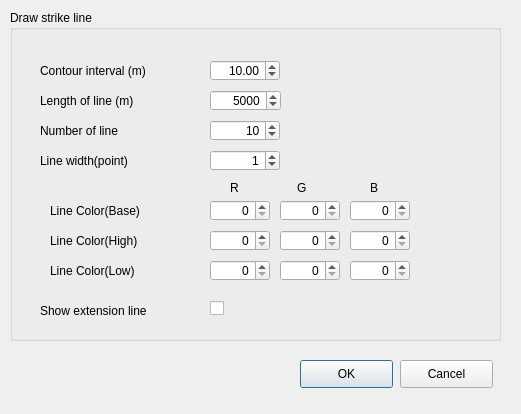
<?xml version="1.0" encoding="UTF-8"?>
<ui version="4.0">
 <class>SettingsDialog</class>
 <widget class="QDialog" name="SettingsDialog">
  <property name="geometry">
   <rect>
    <x>0</x>
    <y>0</y>
    <width>521</width>
    <height>414</height>
   </rect>
  </property>
  <property name="sizePolicy">
   <sizepolicy hsizetype="Minimum" vsizetype="Preferred">
    <horstretch>0</horstretch>
    <verstretch>0</verstretch>
   </sizepolicy>
  </property>
  <property name="windowTitle">
   <string>Settings</string>
  </property>
  <widget class="QPushButton" name="btnOK">
   <property name="geometry">
    <rect>
     <x>300</x>
     <y>360</y>
     <width>93</width>
     <height>28</height>
    </rect>
   </property>
   <property name="text">
    <string>OK</string>
   </property>
  </widget>
  <widget class="QPushButton" name="btnCancel">
   <property name="geometry">
    <rect>
     <x>400</x>
     <y>360</y>
     <width>93</width>
     <height>28</height>
    </rect>
   </property>
   <property name="text">
    <string>Cancel</string>
   </property>
  </widget>
  <widget class="QGroupBox" name="groupStrike">
   <property name="geometry">
    <rect>
     <x>10</x>
     <y>10</y>
     <width>491</width>
     <height>331</height>
    </rect>
   </property>
   <property name="title">
    <string>Draw strike line</string>
   </property>
   <widget class="QLabel" name="lbIContourInterval">
    <property name="geometry">
     <rect>
      <x>30</x>
      <y>50</y>
      <width>171</width>
      <height>21</height>
     </rect>
    </property>
    <property name="text">
     <string>Contour interval (m)</string>
    </property>
   </widget>
   <widget class="QDoubleSpinBox" name="spnContourInterval">
    <property name="geometry">
     <rect>
      <x>200</x>
      <y>50</y>
      <width>70</width>
      <height>21</height>
     </rect>
    </property>
    <property name="sizePolicy">
     <sizepolicy hsizetype="Preferred" vsizetype="Fixed">
      <horstretch>0</horstretch>
      <verstretch>0</verstretch>
     </sizepolicy>
    </property>
    <property name="toolTip">
     <string>Polyline interpolation tolerance in map units.</string>
    </property>
    <property name="alignment">
     <set>Qt::AlignRight|Qt::AlignTrailing|Qt::AlignVCenter</set>
    </property>
    <property name="decimals">
     <number>2</number>
    </property>
    <property name="maximum">
     <double>100.000000000000000</double>
    </property>
    <property name="value">
     <double>10.000000000000000</double>
    </property>
   </widget>
   <widget class="QLabel" name="lblLineLength">
    <property name="geometry">
     <rect>
      <x>30</x>
      <y>80</y>
      <width>171</width>
      <height>21</height>
     </rect>
    </property>
    <property name="text">
     <string>Length of line (m)</string>
    </property>
   </widget>
   <widget class="QLabel" name="lblLineNum">
    <property name="geometry">
     <rect>
      <x>30</x>
      <y>110</y>
      <width>171</width>
      <height>21</height>
     </rect>
    </property>
    <property name="text">
     <string>Number of line</string>
    </property>
   </widget>
   <widget class="QDoubleSpinBox" name="spnLineLength">
    <property name="geometry">
     <rect>
      <x>200</x>
      <y>80</y>
      <width>71</width>
      <height>21</height>
     </rect>
    </property>
    <property name="alignment">
     <set>Qt::AlignRight|Qt::AlignTrailing|Qt::AlignVCenter</set>
    </property>
    <property name="decimals">
     <number>0</number>
    </property>
    <property name="maximum">
     <double>100000.000000000000000</double>
    </property>
    <property name="singleStep">
     <double>100.000000000000000</double>
    </property>
    <property name="value">
     <double>5000.000000000000000</double>
    </property>
   </widget>
   <widget class="QSpinBox" name="spnLineNum">
    <property name="geometry">
     <rect>
      <x>200</x>
      <y>110</y>
      <width>70</width>
      <height>21</height>
     </rect>
    </property>
    <property name="alignment">
     <set>Qt::AlignRight|Qt::AlignTrailing|Qt::AlignVCenter</set>
    </property>
    <property name="value">
     <number>10</number>
    </property>
   </widget>
   <widget class="QSpinBox" name="spnLineWidth">
    <property name="geometry">
     <rect>
      <x>200</x>
      <y>140</y>
      <width>70</width>
      <height>21</height>
     </rect>
    </property>
    <property name="alignment">
     <set>Qt::AlignRight|Qt::AlignTrailing|Qt::AlignVCenter</set>
    </property>
    <property name="value">
     <number>1</number>
    </property>
   </widget>
   <widget class="QLabel" name="lblLineWidth">
    <property name="geometry">
     <rect>
      <x>30</x>
      <y>140</y>
      <width>171</width>
      <height>21</height>
     </rect>
    </property>
    <property name="text">
     <string>Line width(point)</string>
    </property>
   </widget>
   <widget class="QLabel" name="lblExtensionLine">
    <property name="geometry">
     <rect>
      <x>30</x>
      <y>290</y>
      <width>171</width>
      <height>21</height>
     </rect>
    </property>
    <property name="text">
     <string>Show extension line</string>
    </property>
   </widget>
   <widget class="QCheckBox" name="chkExtensionLine">
    <property name="geometry">
     <rect>
      <x>200</x>
      <y>290</y>
      <width>16</width>
      <height>16</height>
     </rect>
    </property>
    <property name="text">
     <string/>
    </property>
   </widget>
   <widget class="QLabel" name="lbColor">
    <property name="geometry">
     <rect>
      <x>40</x>
      <y>190</y>
      <width>161</width>
      <height>21</height>
     </rect>
    </property>
    <property name="text">
     <string>Line Color(Base)</string>
    </property>
   </widget>
   <widget class="QLabel" name="lbColorH">
    <property name="geometry">
     <rect>
      <x>40</x>
      <y>220</y>
      <width>161</width>
      <height>21</height>
     </rect>
    </property>
    <property name="text">
     <string>Line Color(High)</string>
    </property>
   </widget>
   <widget class="QLabel" name="lbColorL">
    <property name="geometry">
     <rect>
      <x>40</x>
      <y>250</y>
      <width>161</width>
      <height>21</height>
     </rect>
    </property>
    <property name="text">
     <string>Line Color(Low)</string>
    </property>
   </widget>
   <widget class="QSpinBox" name="spnColorR">
    <property name="geometry">
     <rect>
      <x>200</x>
      <y>190</y>
      <width>60</width>
      <height>21</height>
     </rect>
    </property>
    <property name="alignment">
     <set>Qt::AlignRight|Qt::AlignTrailing|Qt::AlignVCenter</set>
    </property>
    <property name="maximum">
     <number>255</number>
    </property>
   </widget>
   <widget class="QSpinBox" name="spnColorB">
    <property name="geometry">
     <rect>
      <x>340</x>
      <y>190</y>
      <width>60</width>
      <height>21</height>
     </rect>
    </property>
    <property name="alignment">
     <set>Qt::AlignRight|Qt::AlignTrailing|Qt::AlignVCenter</set>
    </property>
    <property name="maximum">
     <number>255</number>
    </property>
   </widget>
   <widget class="QSpinBox" name="spnColorG">
    <property name="geometry">
     <rect>
      <x>270</x>
      <y>190</y>
      <width>60</width>
      <height>21</height>
     </rect>
    </property>
    <property name="alignment">
     <set>Qt::AlignRight|Qt::AlignTrailing|Qt::AlignVCenter</set>
    </property>
    <property name="maximum">
     <number>255</number>
    </property>
   </widget>
   <widget class="QLabel" name="label">
    <property name="geometry">
     <rect>
      <x>220</x>
      <y>166</y>
      <width>15</width>
      <height>24</height>
     </rect>
    </property>
    <property name="text">
     <string>R</string>
    </property>
   </widget>
   <widget class="QLabel" name="label_2">
    <property name="geometry">
     <rect>
      <x>287</x>
      <y>166</y>
      <width>16</width>
      <height>24</height>
     </rect>
    </property>
    <property name="text">
     <string>G</string>
    </property>
   </widget>
   <widget class="QLabel" name="label_3">
    <property name="geometry">
     <rect>
      <x>360</x>
      <y>166</y>
      <width>15</width>
      <height>24</height>
     </rect>
    </property>
    <property name="text">
     <string>B</string>
    </property>
   </widget>
   <widget class="QSpinBox" name="spnColorHB">
    <property name="geometry">
     <rect>
      <x>340</x>
      <y>220</y>
      <width>60</width>
      <height>21</height>
     </rect>
    </property>
    <property name="alignment">
     <set>Qt::AlignRight|Qt::AlignTrailing|Qt::AlignVCenter</set>
    </property>
    <property name="maximum">
     <number>255</number>
    </property>
   </widget>
   <widget class="QSpinBox" name="spnColorHG">
    <property name="geometry">
     <rect>
      <x>270</x>
      <y>220</y>
      <width>60</width>
      <height>21</height>
     </rect>
    </property>
    <property name="alignment">
     <set>Qt::AlignRight|Qt::AlignTrailing|Qt::AlignVCenter</set>
    </property>
    <property name="maximum">
     <number>255</number>
    </property>
   </widget>
   <widget class="QSpinBox" name="spnColorHR">
    <property name="geometry">
     <rect>
      <x>200</x>
      <y>220</y>
      <width>60</width>
      <height>21</height>
     </rect>
    </property>
    <property name="alignment">
     <set>Qt::AlignRight|Qt::AlignTrailing|Qt::AlignVCenter</set>
    </property>
    <property name="maximum">
     <number>255</number>
    </property>
   </widget>
   <widget class="QSpinBox" name="spnColorLB">
    <property name="geometry">
     <rect>
      <x>340</x>
      <y>250</y>
      <width>60</width>
      <height>21</height>
     </rect>
    </property>
    <property name="alignment">
     <set>Qt::AlignRight|Qt::AlignTrailing|Qt::AlignVCenter</set>
    </property>
    <property name="maximum">
     <number>255</number>
    </property>
   </widget>
   <widget class="QSpinBox" name="spnColorLG">
    <property name="geometry">
     <rect>
      <x>270</x>
      <y>250</y>
      <width>60</width>
      <height>21</height>
     </rect>
    </property>
    <property name="alignment">
     <set>Qt::AlignRight|Qt::AlignTrailing|Qt::AlignVCenter</set>
    </property>
    <property name="maximum">
     <number>255</number>
    </property>
   </widget>
   <widget class="QSpinBox" name="spnColorLR">
    <property name="geometry">
     <rect>
      <x>200</x>
      <y>250</y>
      <width>60</width>
      <height>21</height>
     </rect>
    </property>
    <property name="alignment">
     <set>Qt::AlignRight|Qt::AlignTrailing|Qt::AlignVCenter</set>
    </property>
    <property name="maximum">
     <number>255</number>
    </property>
   </widget>
  </widget>
 </widget>
 <tabstops>
  <tabstop>spnContourInterval</tabstop>
  <tabstop>spnLineLength</tabstop>
  <tabstop>spnLineNum</tabstop>
  <tabstop>spnLineWidth</tabstop>
  <tabstop>spnColorR</tabstop>
  <tabstop>spnColorG</tabstop>
  <tabstop>spnColorB</tabstop>
  <tabstop>spnColorHR</tabstop>
  <tabstop>spnColorHG</tabstop>
  <tabstop>spnColorHB</tabstop>
  <tabstop>spnColorLR</tabstop>
  <tabstop>spnColorLG</tabstop>
  <tabstop>spnColorLB</tabstop>
  <tabstop>chkExtensionLine</tabstop>
  <tabstop>btnOK</tabstop>
  <tabstop>btnCancel</tabstop>
 </tabstops>
 <resources/>
 <connections/>
</ui>
